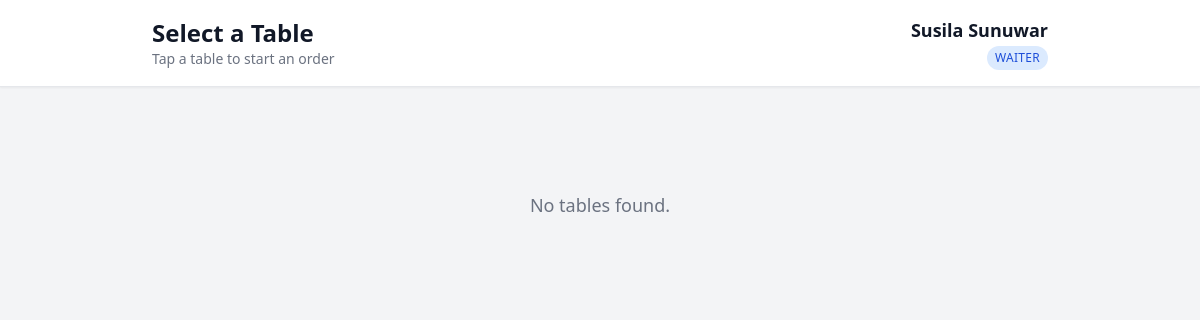
The app's page /orders/tables/ (signed in), older data.
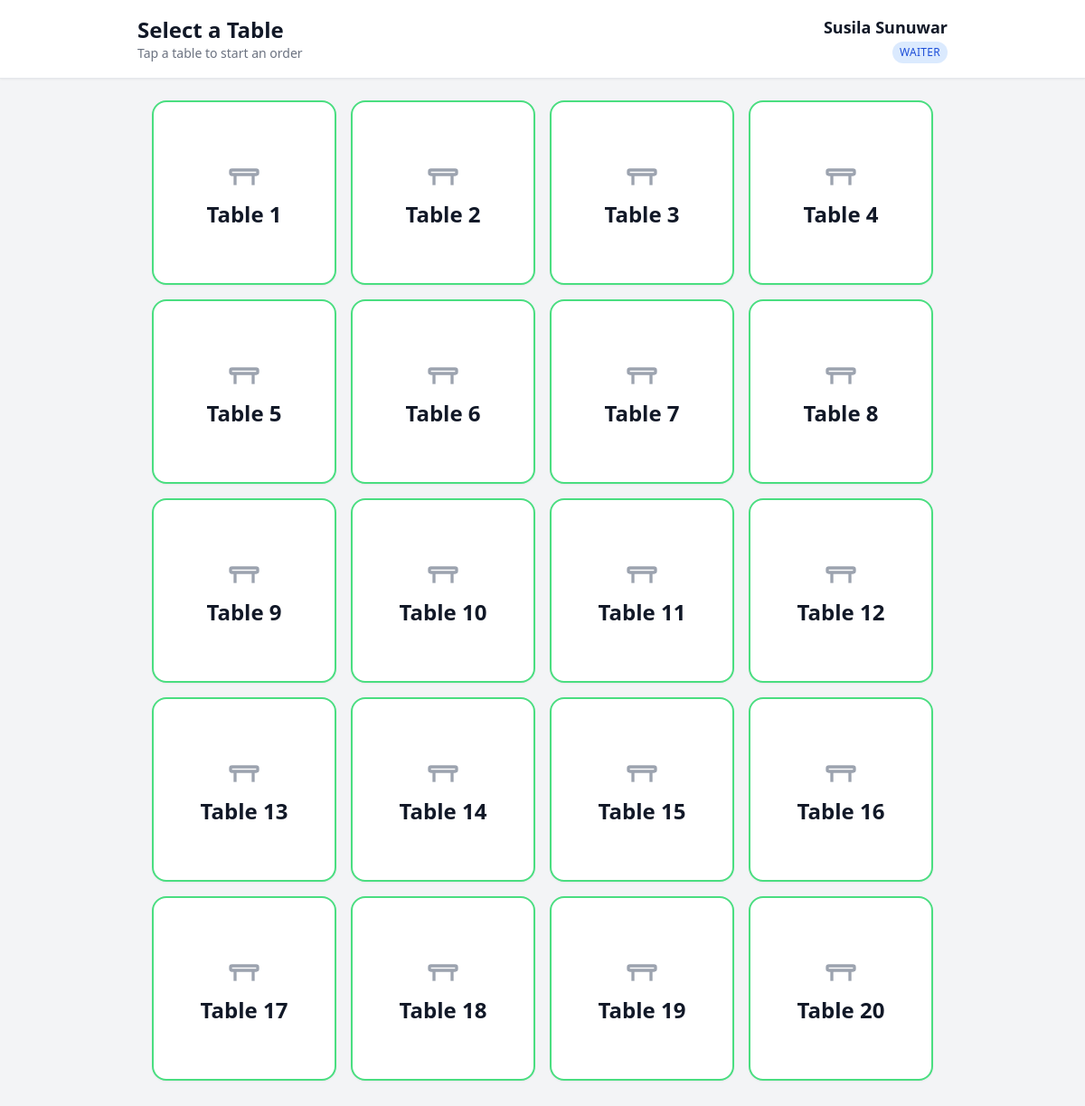
The same page, newer data.
### accounts/models.py (models this page shows)
class User(AbstractUser):
    class ROLE_CHOICES(models.TextChoices):
        WAITER = 'w', 'Waiter'
        BILLING = 'b', 'Billing'
        KITCHEN = 'k', 'Kitchen'
        OWNER = 'o', 'Owner'
    role = models.CharField(choices=ROLE_CHOICES, max_length=2)

### orders/models.py (models this page shows, shortened)
class Table(models.Model):
    name = models.CharField(max_length=20)
    is_reserved = models.BooleanField(default=False, null=True)

### orders/views.py (the view)
# urls.py: path("tables/", views.tables_view, name="tables_view_url"),
@role_required([User.ROLE_CHOICES.WAITER])
def tables_view(request):
    tables = Table.objects.all()
    return render(request, 'orders/tables.html',{
        'tables': tables
    })

### orders/templates/orders/tables.html (shortened to what this page needs)
<!DOCTYPE html>
<html lang="en">
<head>
    <script src="https://cdn.tailwindcss.com"></script>
</head>
<body class="bg-gray-100 min-h-screen">
    <header class="bg-white shadow-sm border-b border-gray-200 px-4 py-4 mb-6">
        <div class="max-w-4xl mx-auto flex items-center justify-between">
            <div>
                <h1 class="text-2xl font-bold text-gray-900">Select a Table</h1>
                <p class="text-sm text-gray-500">Tap a table to start an order</p>
            </div>
            <div class="text-right">
                <p class="text-lg font-semibold text-gray-900">
                    {{ request.user.first_name }} {{ request.user.last_name }}
                </p>
                <span class="inline-block text-xs font-medium uppercase tracking-wide text-blue-700 bg-blue-100 px-2 py-1 rounded-full">
                    {{ request.user.get_role_display }}
                </span>
            </div>
        </div>
    </header>
    <main class="max-w-4xl mx-auto px-4 pb-10">
        {% if tables %}
        <div class="grid grid-cols-2 sm:grid-cols-3 md:grid-cols-4 gap-4"
             role="list" aria-label="Restaurant tables">
            {% for table in tables %}
            <a href="{% url 'menu_view_url' table.id %}"
               role="listitem"
               aria-label="Table {{ table.name }}{% if table.status %}, status: {{ table.get_status_display }}{% endif %}"
               class="group relative flex flex-col items-center justify-center
                      aspect-square rounded-2xl border-2 shadow-sm
                      bg-white hover:bg-blue-50 active:scale-95
                      focus:outline-none focus:ring-4 focus:ring-blue-400
                      transition-transform duration-100
                      {% if table.status == 'occupied' %} border-red-400
                      {% elif table.status == 'reserved' %} border-yellow-400
                      {% else %} border-green-400 {% endif %}">
                <span class="text-2xl font-bold text-gray-900">{{ table.name }}</span>
            </a>
            {% endfor %}
        </div>
        {% else %}
        <div class="text-center py-20 text-gray-500">
            <p class="text-lg font-medium">No tables found.</p>
        </div>
        {% endif %}
    </main>
</body>
</html>

Row changes from the older to the newer data that the page shows:
added Table: name "Table 1"
added Table: name "Table 2"
added Table: name "Table 3"
added Table: name "Table 4"
added Table: name "Table 5"
added Table: name "Table 6"
added Table: name "Table 7"
added Table: name "Table 8"
added Table: name "Table 9"
added Table: name "Table 10"
added Table: name "Table 11"
added Table: name "Table 12"
added Table: name "Table 13"
added Table: name "Table 14"
added Table: name "Table 15"
added Table: name "Table 16"
added Table: name "Table 17"
added Table: name "Table 18"
added Table: name "Table 19"
added Table: name "Table 20"
Text that changed along with them:
text no longer shown: "No tables found."
